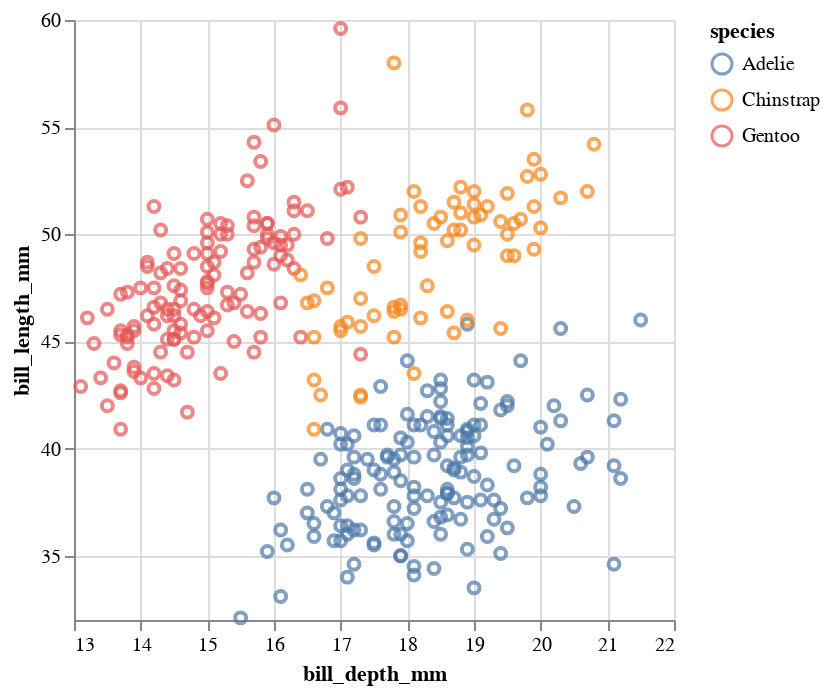

Write notebook code for a chart like this one.
### Code cell
# pipe-ing uses dots instead of |> 

alt.Chart(penguins).mark_point().encode(
    x = alt.X('bill_depth_mm', scale=alt.Scale(zero=False)),
    y = alt.Y('bill_length_mm', scale=alt.Scale(zero=False)),
    color = alt.Color('species'),
    tooltip = [alt.Tooltip('species'), alt.Tooltip('sex')]
)

### Figure 1 — Vega-Lite specification as saved in the notebook (floating-point values rounded to 4 significant figures; data arrays with more than 128 entries replaced by an {"elided": "..."} marker saying what was removed)
{"config": {"view": {"continuousWidth": 300, "continuousHeight": 300}}, "data": {"name": "data-f80d16c19c47129227654822b1a984e6"}, "mark": {"type": "point"}, "encoding": {"color": {"field": "species", "type": "nominal"}, "tooltip": [{"field": "species", "type": "nominal"}, {"field": "sex", "type": "nominal"}], "x": {"field": "bill_depth_mm", "scale": {"zero": false}, "type": "quantitative"}, "y": {"field": "bill_length_mm", "scale": {"zero": false}, "type": "quantitative"}}, "$schema": "https://vega.github.io/schema/vega-lite/v5.17.0.json", "datasets": {"data-f80d16c19c47129227654822b1a984e6": {"elided": "344 records"}}}
